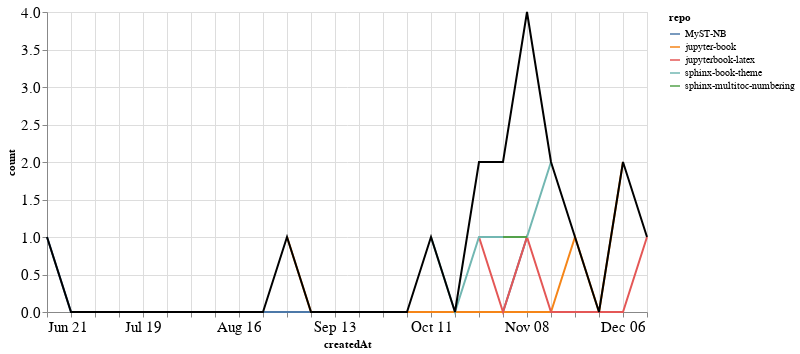

Notebook code cell kept with this figure:
### Markdown cell above
### PRs

### Code cell
prs_time = prs.groupby('repo').resample('W', on='createdAt').count()['author'].reset_index()
prs_time = prs_time.rename(columns={'author': 'count'})
prs_time_total = prs_time.groupby('createdAt').agg({"count": "sum"}).reset_index()

ch1 = alt.Chart(prs_time, width=600).mark_line().encode(
    x='createdAt',
    y='count',
    color='repo',
    tooltip="repo"
)

ch2 = alt.Chart(prs_time_total, width=600).mark_line(color="black").encode(
    x='createdAt',
    y='count',
)

ch1 + ch2

### Figure 1 — Vega-Lite specification as saved in the notebook (floating-point values rounded to 4 significant figures)
{"config": {"axisLeft": {"labelFontSize": 15}, "axisBottom": {"labelFontSize": 15}}, "layer": [{"data": {"name": "data-981ce1478e6b7e2778b3c67b10f35cbc"}, "mark": "line", "encoding": {"color": {"type": "nominal", "field": "repo"}, "tooltip": {"type": "nominal", "field": "repo"}, "x": {"type": "temporal", "field": "createdAt"}, "y": {"type": "quantitative", "field": "count"}}, "width": 600}, {"data": {"name": "data-52210641bbdb789e192e7e451de69e49"}, "mark": {"type": "line", "color": "black"}, "encoding": {"x": {"type": "temporal", "field": "createdAt"}, "y": {"type": "quantitative", "field": "count"}}, "width": 600}], "$schema": "https://vega.github.io/schema/vega-lite/v4.8.1.json", "datasets": {"data-981ce1478e6b7e2778b3c67b10f35cbc": [{"repo": "MyST-NB", "createdAt": "2020-06-21T00:00:00", "count": 1}, {"repo": "MyST-NB", "createdAt": "2020-06-28T00:00:00", "count": 0}, {"repo": "MyST-NB", "createdAt": "2020-07-05T00:00:00", "count": 0}, {"repo": "MyST-NB", "createdAt": "2020-07-12T00:00:00", "count": 0}, {"repo": "MyST-NB", "createdAt": "2020-07-19T00:00:00", "count": 0}, {"repo": "MyST-NB", "createdAt": "2020-07-26T00:00:00", "count": 0}, {"repo": "MyST-NB", "createdAt": "2020-08-02T00:00:00", "count": 0}, {"repo": "MyST-NB", "createdAt": "2020-08-09T00:00:00", "count": 0}, {"repo": "MyST-NB", "createdAt": "2020-08-16T00:00:00", "count": 0}, {"repo": "MyST-NB", "createdAt": "2020-08-23T00:00:00", "count": 0}, {"repo": "MyST-NB", "createdAt": "2020-08-30T00:00:00", "count": 0}, {"repo": "MyST-NB", "createdAt": "2020-09-06T00:00:00", "count": 0}, {"repo": "MyST-NB", "createdAt": "2020-09-13T00:00:00", "count": 0}, {"repo": "MyST-NB", "createdAt": "2020-09-20T00:00:00", "count": 0}, {"repo": "MyST-NB", "createdAt": "2020-09-27T00:00:00", "count": 0}, {"repo": "MyST-NB", "createdAt": "2020-10-04T00:00:00", "count": 0}, {"repo": "MyST-NB", "createdAt": "2020-10-11T00:00:00", "count": 0}, {"repo": "MyST-NB", "createdAt": "2020-10-18T00:00:00", "count": 0}, {"repo": "MyST-NB", "createdAt": "2020-10-25T00:00:00", "count": 0}, {"repo": "MyST-NB", "createdAt": "2020-11-01T00:00:00", "count": 0}, {"repo": "MyST-NB", "createdAt": "2020-11-08T00:00:00", "count": 1}, {"repo": "jupyter-book", "createdAt": "2020-08-30T00:00:00", "count": 1}, {"repo": "jupyter-book", "createdAt": "2020-09-06T00:00:00", "count": 0}, {"repo": "jupyter-book", "createdAt": "2020-09-13T00:00:00", "count": 0}, {"repo": "jupyter-book", "createdAt": "2020-09-20T00:00:00", "count": 0}, {"repo": "jupyter-book", "createdAt": "2020-09-27T00:00:00", "count": 0}, {"repo": "jupyter-book", "createdAt": "2020-10-04T00:00:00", "count": 0}, {"repo": "jupyter-book", "createdAt": "2020-10-11T00:00:00", "count": 0}, {"repo": "jupyter-book", "createdAt": "2020-10-18T00:00:00", "count": 0}, {"repo": "jupyter-book", "createdAt": "2020-10-25T00:00:00", "count": 0}, {"repo": "jupyter-book", "createdAt": "2020-11-01T00:00:00", "count": 0}, {"repo": "jupyter-book", "createdAt": "2020-11-08T00:00:00", "count": 0}, {"repo": "jupyter-book", "createdAt": "2020-11-15T00:00:00", "count": 0}, {"repo": "jupyter-book", "createdAt": "2020-11-22T00:00:00", "count": 1}, {"repo": "jupyter-book", "createdAt": "2020-11-29T00:00:00", "count": 0}, {"repo": "jupyter-book", "createdAt": "2020-12-06T00:00:00", "count": 2}, {"repo": "jupyterbook-latex", "createdAt": "2020-10-25T00:00:00", "count": 1}, {"repo": "jupyterbook-latex", "createdAt": "2020-11-01T00:00:00", "count": 0}, {"repo": "jupyterbook-latex", "createdAt": "2020-11-08T00:00:00", "count": 1}, {"repo": "jupyterbook-latex", "createdAt": "2020-11-15T00:00:00", "count": 0}, {"repo": "jupyterbook-latex", "createdAt": "2020-11-22T00:00:00", "count": 0}, {"repo": "jupyterbook-latex", "createdAt": "2020-11-29T00:00:00", "count": 0}, {"repo": "jupyterbook-latex", "createdAt": "2020-12-06T00:00:00", "count": 0}, {"repo": "jupyterbook-latex", "createdAt": "2020-12-13T00:00:00", "count": 1}, {"repo": "sphinx-book-theme", "createdAt": "2020-10-11T00:00:00", "count": 1}, {"repo": "sphinx-book-theme", "createdAt": "2020-10-18T00:00:00", "count": 0}, {"repo": "sphinx-book-theme", "createdAt": "2020-10-25T00:00:00", "count": 1}, {"repo": "sphinx-book-theme", "createdAt": "2020-11-01T00:00:00", "count": 1}, {"repo": "sphinx-book-theme", "createdAt": "2020-11-08T00:00:00", "count": 1}, {"repo": "sphinx-book-theme", "createdAt": "2020-11-15T00:00:00", "count": 2}, {"repo": "sphinx-multitoc-numbering", "createdAt": "2020-11-01T00:00:00", "count": 1}, {"repo": "sphinx-multitoc-numbering", "createdAt": "2020-11-08T00:00:00", "count": 1}], "data-52210641bbdb789e192e7e451de69e49": [{"createdAt": "2020-06-21T00:00:00", "count": 1}, {"createdAt": "2020-06-28T00:00:00", "count": 0}, {"createdAt": "2020-07-05T00:00:00", "count": 0}, {"createdAt": "2020-07-12T00:00:00", "count": 0}, {"createdAt": "2020-07-19T00:00:00", "count": 0}, {"createdAt": "2020-07-26T00:00:00", "count": 0}, {"createdAt": "2020-08-02T00:00:00", "count": 0}, {"createdAt": "2020-08-09T00:00:00", "count": 0}, {"createdAt": "2020-08-16T00:00:00", "count": 0}, {"createdAt": "2020-08-23T00:00:00", "count": 0}, {"createdAt": "2020-08-30T00:00:00", "count": 1}, {"createdAt": "2020-09-06T00:00:00", "count": 0}, {"createdAt": "2020-09-13T00:00:00", "count": 0}, {"createdAt": "2020-09-20T00:00:00", "count": 0}, {"createdAt": "2020-09-27T00:00:00", "count": 0}, {"createdAt": "2020-10-04T00:00:00", "count": 0}, {"createdAt": "2020-10-11T00:00:00", "count": 1}, {"createdAt": "2020-10-18T00:00:00", "count": 0}, {"createdAt": "2020-10-25T00:00:00", "count": 2}, {"createdAt": "2020-11-01T00:00:00", "count": 2}, {"createdAt": "2020-11-08T00:00:00", "count": 4}, {"createdAt": "2020-11-15T00:00:00", "count": 2}, {"createdAt": "2020-11-22T00:00:00", "count": 1}, {"createdAt": "2020-11-29T00:00:00", "count": 0}, {"createdAt": "2020-12-06T00:00:00", "count": 2}, {"createdAt": "2020-12-13T00:00:00", "count": 1}]}}
